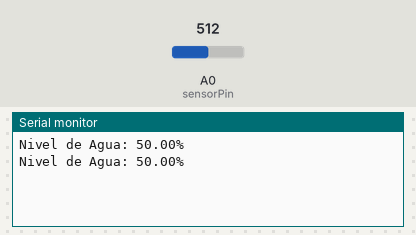
A sketch run on a simulated Arduino Uno, built with avr-gcc and run on an emulated ATmega328P. On the bench: the last lines printed to the serial monitor. The test bench sets the inputs (shaded band); at power-on: A0 (sensorPin) = 512.

Above: at 1.8 s.
1.9 s: A0 (sensorPin) set to 716
At 2.4 s:
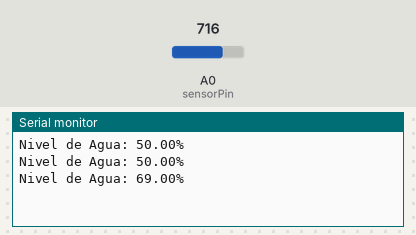
3.4 s: A0 (sensorPin) set to 900
At 4.8 s:
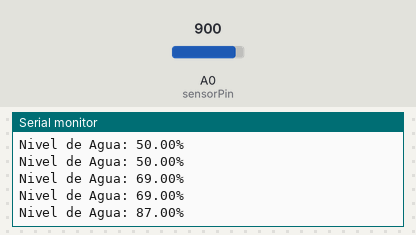
Timing chart, 0 to 6.4 s (numbered marks = the images above; inputs shaded):
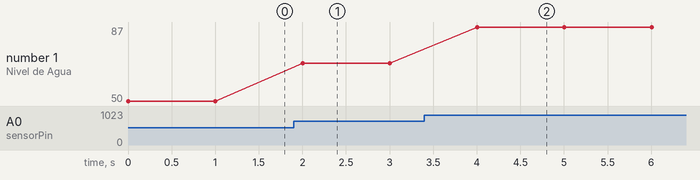

Measured:
- after the input at 1.9 s, the serial monitor: prints a new line after 0.10 s (image 1)
- after the input at 3.4 s, the serial monitor: prints a new line after 0.60 s (image 2)
- plotted number 1: 50 → 69 after the input at 1.9 s, 69 → 87 after the input at 3.4 s

The sketch:

Ejemplo_Detector_Nivel.ino
```cpp
const int sensorPin = A0;  // Pin donde se conecta la salida del sensor
int sensorValue = 0;       // Variable para almacenar el valor de la lectura

void setup() {
    Serial.begin(9600);    // Inicia la comunicación serial
    pinMode(sensorPin, INPUT); // Configura el pin del sensor como entrada
}

void loop() {
    // Lee el valor analógico del sensor
    sensorValue = analogRead(sensorPin);

    // Convierte la lectura a porcentaje
    float porcentajeNivel = map(sensorValue, 0, 1023, 0, 100);

    // Muestra el porcentaje de nivel de agua en el monitor serial
    Serial.print("Nivel de Agua: ");
    Serial.print(porcentajeNivel);
    Serial.println("%");

    delay(1000); // Espera 1 segundo antes de leer nuevamente
}
```
